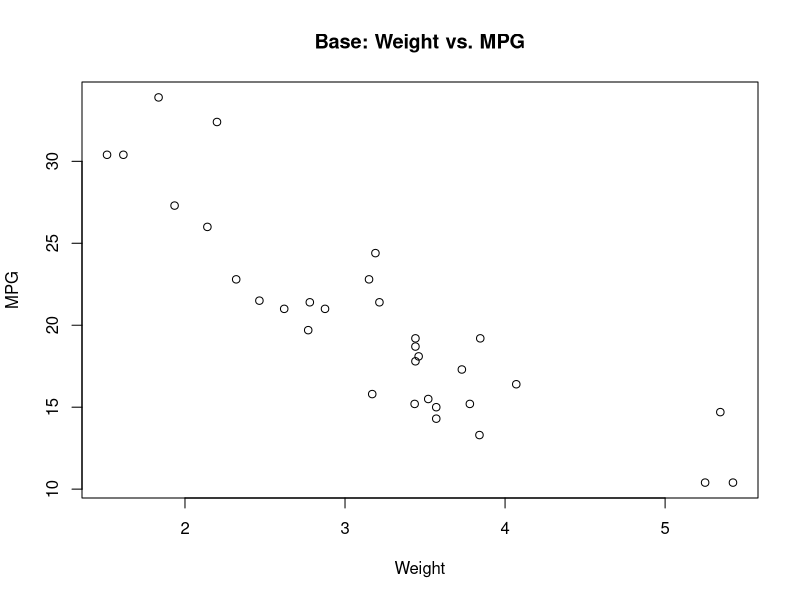
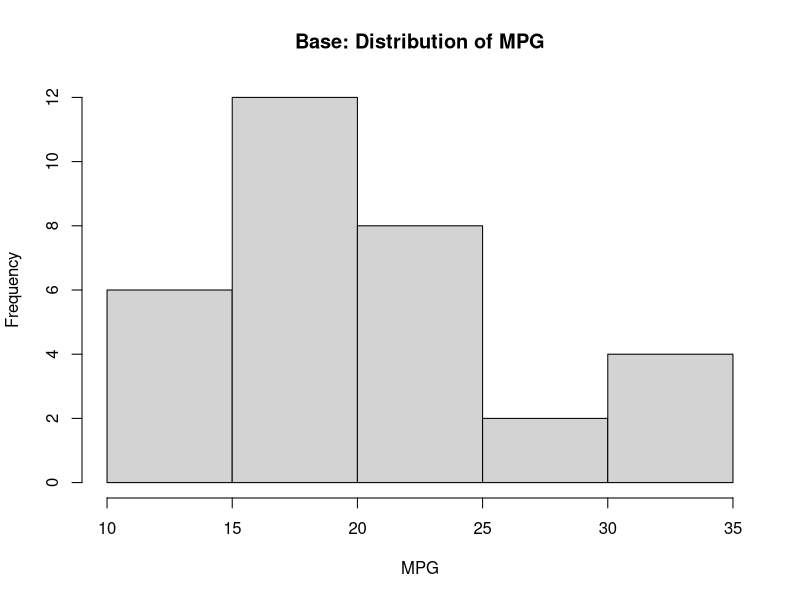
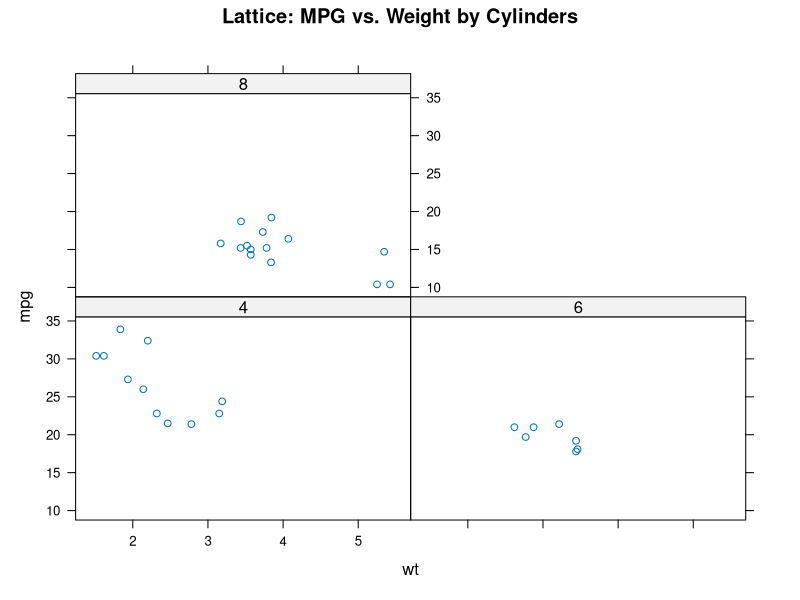
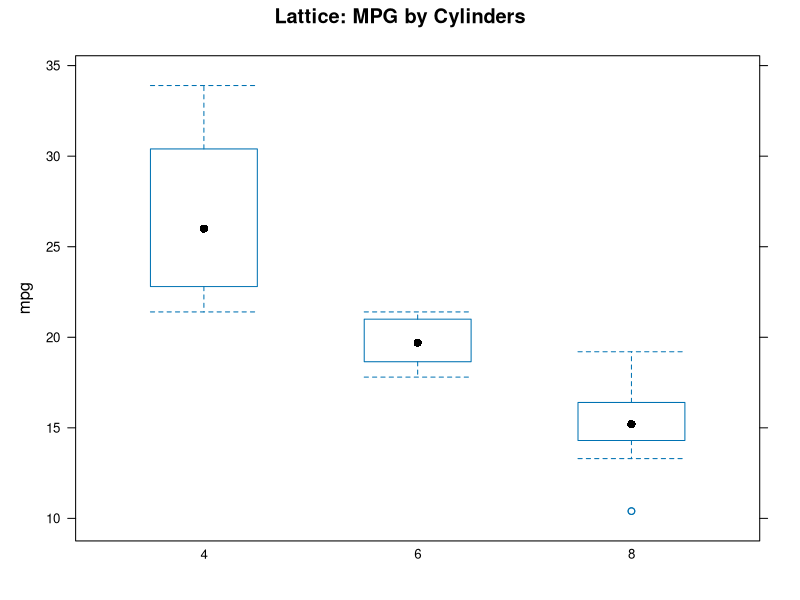
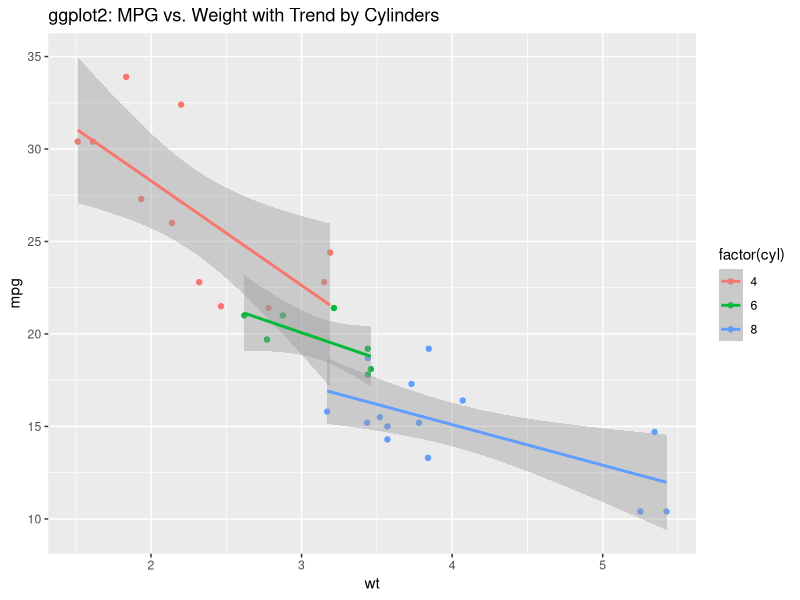
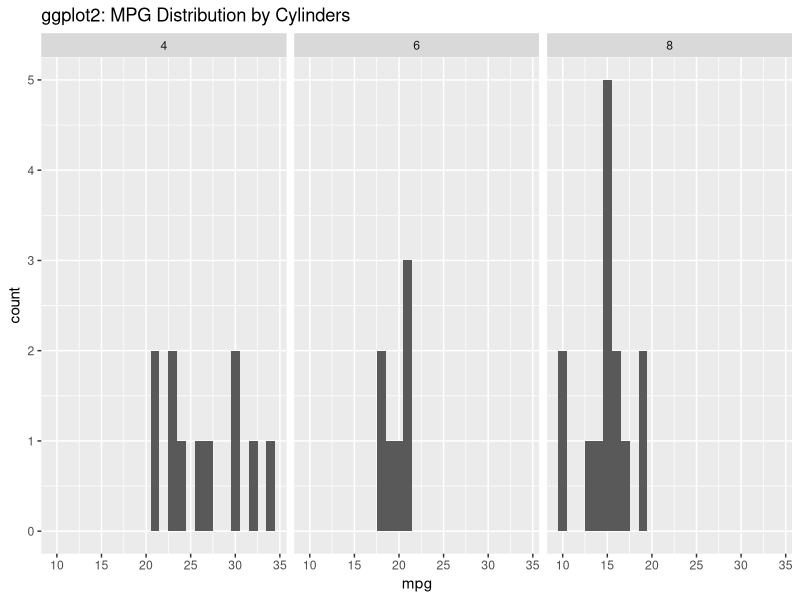

R code for these plots, in order:
# Assignment 9 

data("mtcars")

head(mtcars)

#Step 1 

# Scatter plot

plot(mtcars$wt, mtcars$mpg,
     main   = "Base: Weight vs. MPG",
     xlab   = "Weight",
     ylab   = "MPG")

# Histogram

hist(mtcars$mpg,
     main = "Base: Distribution of MPG",
     xlab = "MPG")

#Step 2

library(lattice)

# Conditional scatter plot (small multiples)
xyplot(mpg ~ wt | factor(cyl),
       data = mtcars,
       main = "Lattice: MPG vs. Weight by Cylinders")

# Box-and-whisker plot
bwplot(mpg ~ factor(cyl),
       data = mtcars,
       main = "Lattice: MPG by Cylinders")

#Step 3

library(ggplot2)

# Scatter plot with smoothing
ggplot(mtcars, aes(x = wt, y = mpg, color = factor(cyl))) +
  geom_point() +
  geom_smooth(method = "lm") +
  labs(title = "ggplot2: MPG vs. Weight with Trend by Cylinders")

# Faceted histogram
ggplot(mtcars, aes(mpg)) +
  geom_histogram(binwidth = 1) +
  facet_wrap(~ factor(cyl)) +
  labs(title = "ggplot2: MPG Distribution by Cylinders")
